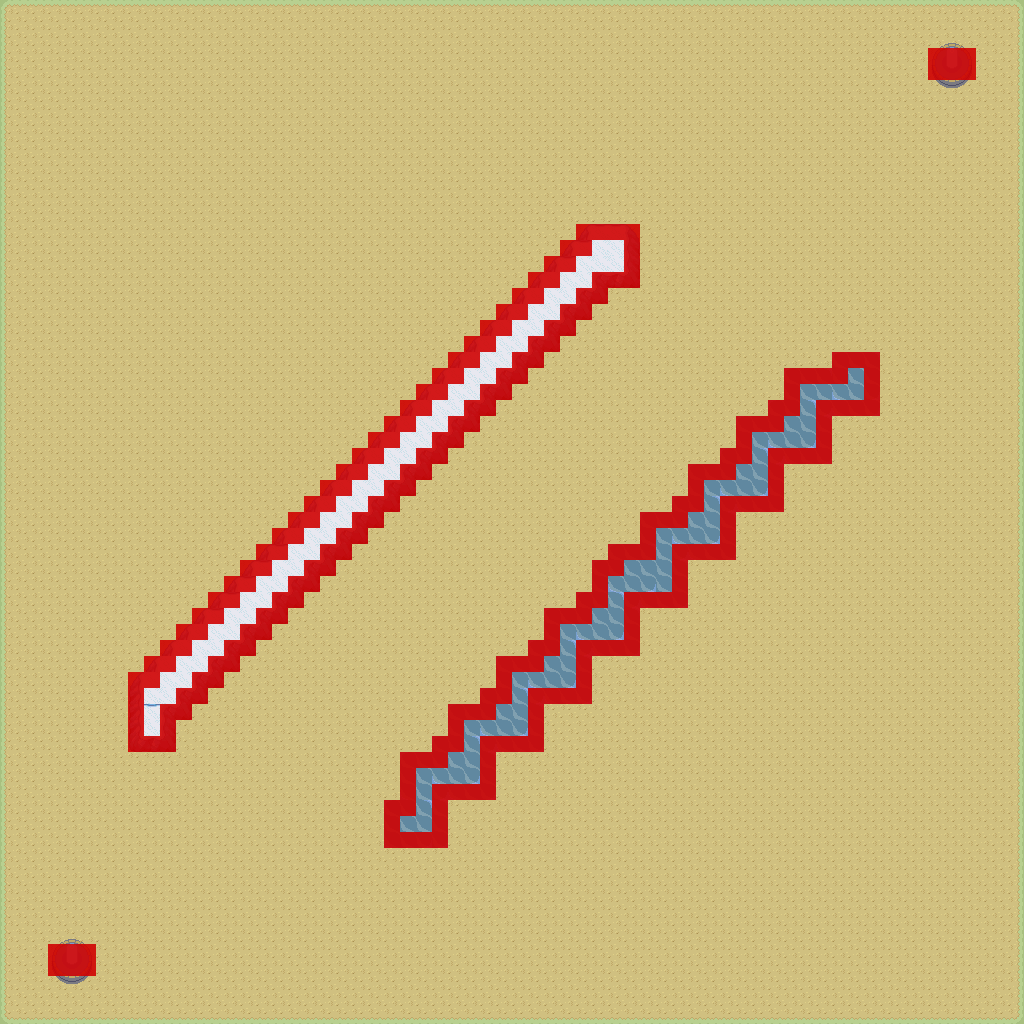

Below is a game level as drawn by its tile map, then a one-line description and the .tmx that defines it (tile-layer data replaced by summaries):
An orthogonal 64x64 tile map with 16x16 px tiles, 3 tile layers (back, middle, collision), 2 tilesets.

<map version="1.0" tiledversion="1.0.2" orientation="orthogonal" renderorder="right-down" width="64" height="64" tilewidth="16" tileheight="16" nextobjectid="1">
 <tileset firstgid="1" source="Pokemon Gold.tsx" />
 <tileset firstgid="2145" source="CollisionTileset.tsx" />
 <layer name="back" width="64" height="64">
  <data>[4096 cells, 4096 non-empty, 9 distinct tile ids]</data>
 </layer>
 <layer name="middle" width="64" height="64">
  <data>[4096 cells, 397 non-empty, 33 distinct tile ids]</data>
 </layer>
 <layer name="collision" width="64" height="64">
  <data>[4096 cells, 258 non-empty, 1 distinct tile ids]</data>
 </layer>
</map>
